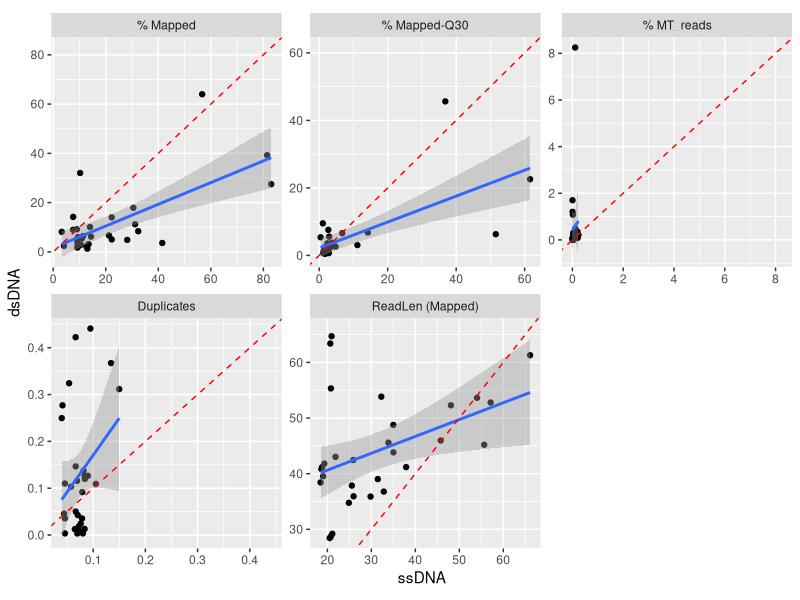

Source code (R):
library(tidyverse)

fa01p <- read_tsv("FA01p/FA01p_endo-difference.txt")

fa01p.long <-fa01p %>%
    mutate(`% MT_reads`=(MT_reads/`Mapped Reads`)*100) %>%
    select(-c("Mapped Reads", "Total Reads", "MT_reads")) %>%
    pivot_longer(cols=c("% Mapped", "% Mapped-Q30", "% MT_reads", "Duplicates", "ReadLen (Mapped)")) %>%
    pivot_wider(id_cols=c("Extraction No.", "name"), names_from="Library", values_from="value") %>%
    drop_na()

fa01p.limits <- fa01p.long %>%
    mutate(value=pmax(ssDNA, dsDNA)) %>%
    group_by(name) %>%
    summarise(max=max(value))

ggplot(data=fa01p.long, aes(x=ssDNA, y=dsDNA)) +
    facet_wrap("name", scales="free") +
    geom_point() +
    geom_smooth(method=lm) +
    geom_abline(color="red", linetype="dashed") +
    geom_blank(data = fa01p.limits, mapping = aes(x=max, y=max)) +
    theme(aspect.ratio = 1)
